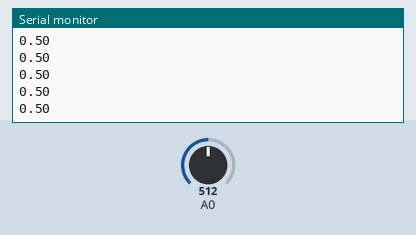
Simulated run of this sketch. Board: Arduino Uno, built with avr-gcc and run on an emulated ATmega328P. Shown: the last lines printed to the serial monitor. The inputs (shaded band) are chosen by the test bench; at power-on: A0 = 512.

Above: at 0.9 s.
1.0 s: A0 set to 716
At 1.01 s:
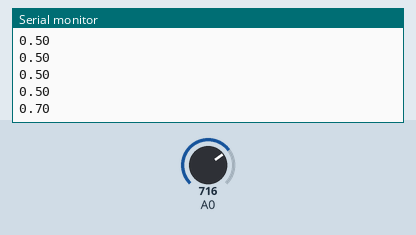
2.5 s: A0 set to 900
At 2.52 s:
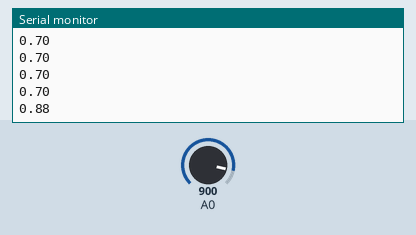
Timing chart, 0 to 5.5 s (numbered marks = the images above; inputs shaded):
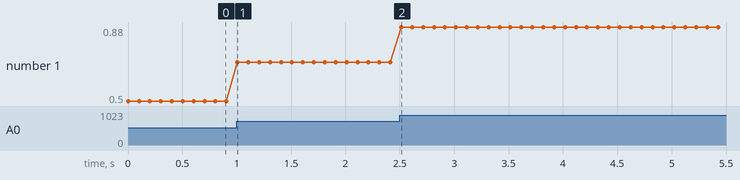

Measured:
- after the input at 1.0 s, the serial monitor: prints a new line at once (image 1)
- after the input at 2.5 s, the serial monitor: prints a new line at once (image 2)
- plotted number 1: 0.5 → 0.7 after the input at 1.0 s, 0.7 → 0.88 after the input at 2.5 s

The sketch:

Potentiometer.ino
```cpp
#include <Wire.h>
#include <SPI.h>

#include <Gadgeteering.h>

#include <Mainboards/FEZMedusaMini.h>
#include <Modules/Potentiometer.h>

using namespace gadgeteering;
using namespace gadgeteering::mainboards;
using namespace gadgeteering::modules;

void loop()
{

}

void setup()
{
	Serial.begin(9600);

	fez_medusa_mini board;
	potentiometer pot(3);

	while(true)
	{
		Serial.println(pot.read_percentage());

		system::sleep(100);
	}

	return;
}
```
